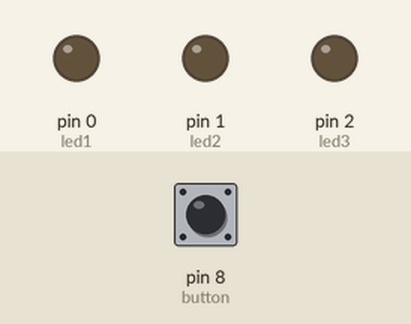
Recording of a sketch running on a simulated Arduino Uno, built with avr-gcc and run on an emulated ATmega328P. Parts: output pins drawn as LEDs (lit = HIGH). The inputs (shaded band) are chosen by the test bench; at power-on: pin 8 (button) LOW.

Above: at 1.2 s.
1.3 s: pin 8 (button) pulled HIGH for 0.15 s
At 2.5 s:
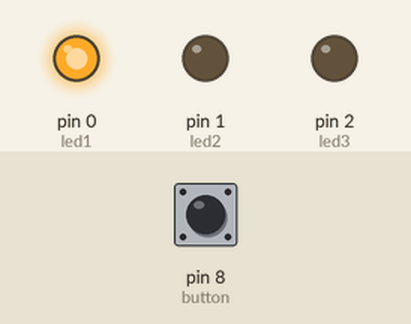
2.9 s: pin 8 (button) pulled HIGH for 1 s
At 3.9 s:
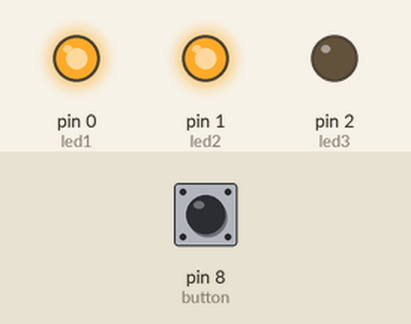
5.4 s: pin 8 (button) pulled HIGH for 0.15 s
At 5.8 s:
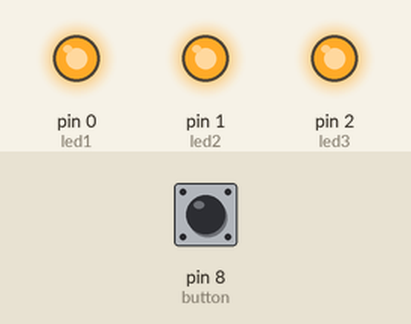
7.0 s: pin 8 (button) pulled HIGH for 3.2 s
At 8.3 s:
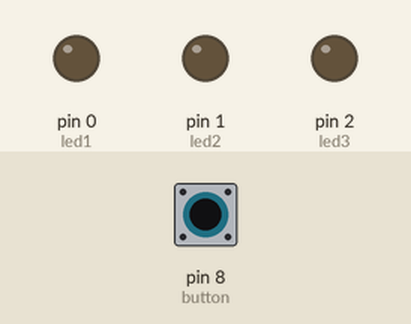
Timing chart, 0 to 10.0 s (numbered marks = the images above; inputs shaded):
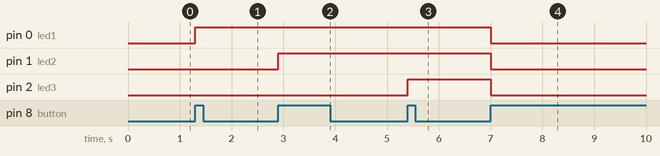

The sketch:

Arduino_Week2_CountClicks.ino
```cpp
int led1 = 0;
int led2 = 1;
int led3 = 2;

int button = 8; // pin where button is connected
int prevButtonState = 0;

int clicks = 0;

void setup() {
  pinMode(led1, OUTPUT);
  pinMode(led2, OUTPUT);
  pinMode(led3, OUTPUT); // "sending electricity"

  pinMode(button, INPUT); // "reading electricty"
}

void loop() {
  int buttonState = digitalRead(button); // 0 -> not clicked, 1 -> clicked;

  if (buttonState == 1 && prevButtonState == 0) {
    clicks = clicks + 1;
  }

  prevButtonState = buttonState;

  if (clicks == 4) {
    clicks = 0;
  }

  if (clicks == 0) {
    digitalWrite(led1, LOW);
    digitalWrite(led2, LOW);
    digitalWrite(led3, LOW);
  }
  if (clicks == 1) {
    digitalWrite(led1, HIGH);
    digitalWrite(led2, LOW);
    digitalWrite(led3, LOW);
  }
  if (clicks == 2) {
    digitalWrite(led1, HIGH);
    digitalWrite(led2, HIGH);
    digitalWrite(led3, LOW);
  }
  if (clicks == 3) {
    digitalWrite(led1, HIGH);
    digitalWrite(led2, HIGH);
    digitalWrite(led3, HIGH);
  }

  delay(50);
}
```

Measured:
- after the input at 1.3 s, pin 0 (led1): LOW → HIGH at once
- after the input at 2.9 s, pin 1 (led2): LOW → HIGH at once
- after the input at 5.4 s, pin 2 (led3): LOW → HIGH at once
- after the input at 7.0 s, pin 0 (led1), pin 1 (led2), pin 2 (led3): HIGH → LOW at once
